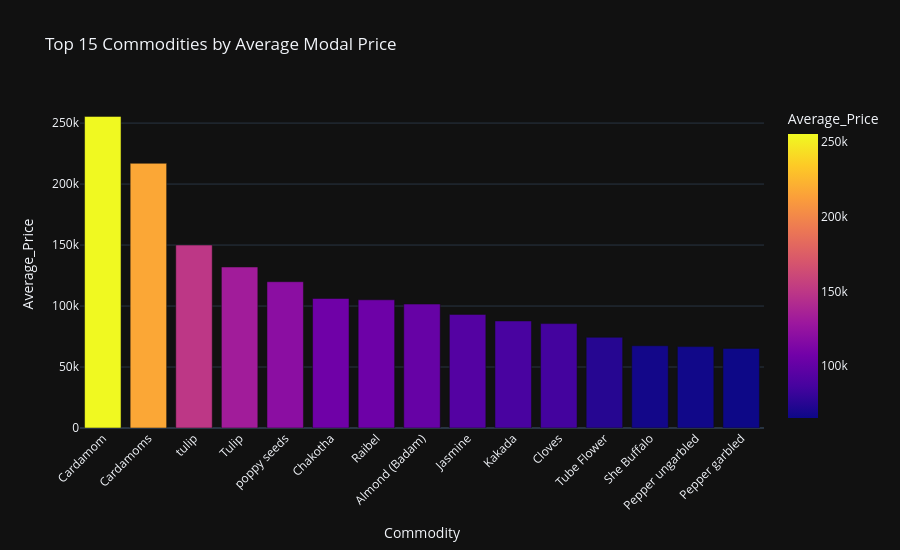

The cell this chart's notebook holds for it:
### Code cell
top_commodities = (
    commodity_analysis.head(15)
    .reset_index()
)

fig = px.bar(
    top_commodities,
    x='Commodity',
    y='Average_Price',
    color='Average_Price',
    title='Top 15 Commodities by Average Modal Price',
    template='plotly_dark'
)

fig.update_layout(
    xaxis_tickangle=-45,
    height=550
)

fig.show()

### Figure 1 — Plotly figure (JSON) as saved in the notebook; plotly's stock layout.template omitted (floating-point values rounded to 4 significant figures)
{"data": [{"hovertemplate": "Commodity=%{x}<br>Average_Price=%{marker.color}<extra></extra>", "legendgroup": "", "marker": {"color": [255500.0, 217000.0, 150000.0, 132000.0, 119900.0, 106200.0, 105100.0, 101600.0, 93120.0, 87760.0, 85600.0, 74370.0, 67420.0, 66730.0, 65250.0], "coloraxis": "coloraxis", "pattern": {"shape": ""}}, "name": "", "orientation": "v", "showlegend": false, "textposition": "auto", "type": "bar", "x": ["Cardamom", "Cardamoms", "tulip", "Tulip", "poppy seeds", "Chakotha", "Raibel", "Almond (Badam)", "Jasmine", "Kakada", "Cloves", "Tube Flower", "She Buffalo", "Pepper ungarbled", "Pepper garbled"], "xaxis": "x", "y": [255500.0, 217000.0, 150000.0, 132000.0, 119900.0, 106200.0, 105100.0, 101600.0, 93120.0, 87760.0, 85600.0, 74370.0, 67420.0, 66730.0, 65250.0], "yaxis": "y"}], "layout": {"barmode": "relative", "coloraxis": {"colorbar": {"title": {"text": "Average_Price"}}, "colorscale": [[0, "#0d0887"], [0.1111, "#46039f"], [0.2222, "#7201a8"], [0.3333, "#9c179e"], [0.4444, "#bd3786"], [0.5556, "#d8576b"], [0.6667, "#ed7953"], [0.7778, "#fb9f3a"], [0.8889, "#fdca26"], [1, "#f0f921"]]}, "height": 550, "legend": {"tracegroupgap": 0}, "title": {"text": "Top 15 Commodities by Average Modal Price"}, "xaxis": {"anchor": "y", "domain": [0, 1], "tickangle": -45, "title": {"text": "Commodity"}}, "yaxis": {"anchor": "x", "domain": [0, 1], "title": {"text": "Average_Price"}}}}
